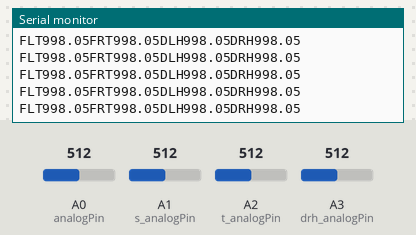
Recording of a sketch running on a simulated Arduino Uno, built with avr-gcc and run on an emulated ATmega328P. Shown: the last lines printed to the serial monitor. The inputs (shaded band) are chosen by the test bench; at power-on: A0 (analogPin) = 512, A1 (s_analogPin) = 512, A2 (t_analogPin) = 512, A3 (drh_analogPin) = 512.

Above: at 1.2 s.
1.3 s: A0 (analogPin) set to 498
At 2.3 s:
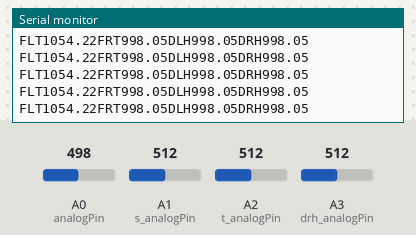
2.8 s: A1 (s_analogPin) set to 924
At 3.5 s:
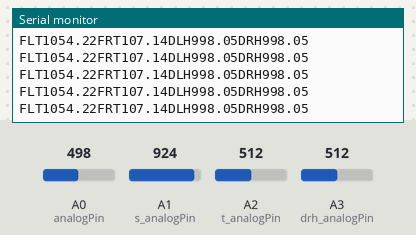
5.8 s: A1 (s_analogPin) set to 948
At 6.4 s:
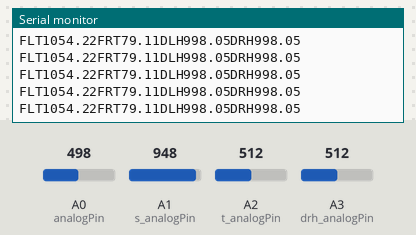
Timing chart, 0 to 8.2 s (numbered marks = the images above; inputs shaded):
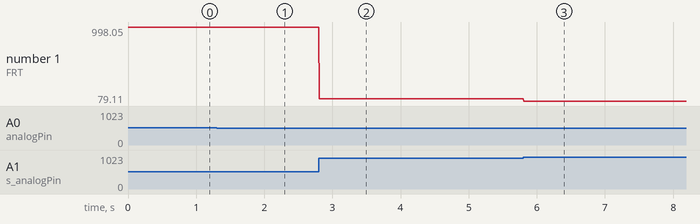

Measured:
- after the input at 1.3 s, the serial monitor: prints a new line at once (image 1)
- after the input at 2.8 s, the serial monitor: prints a new line at once (image 2)
- after the input at 5.8 s, the serial monitor: prints a new line at once (image 3)
- plotted number 1: 998.05 → 107.14 after the input at 2.8 s, 107.14 → 79.11 after the input at 5.8 s

The sketch:

senseability_arduino.ino
```cpp
int analogPin = 0;
int s_analogPin = 1;
int t_analogPin = 2;
int drh_analogPin = 3;

double r_cutoff = 100000;
double force_left_thumb = 0;
double force_right_thumb = 0;
double distance = 0;
double distance_right = 0;
double v_in = 5;
double r_m = 1000; //4700;
double maxinput = 1023;
double voltage_flt = 0;
double voltage_frt = 0;
double voltage_dist = 0;
double voltage_drh = 0;
double r_flt = 0;
double r_frt = 0;
double r_dist = 0;
double r_drh = 0;
String toSerial = "";

void setup() {
  // put your setup code here, to run once:
  Serial.begin(115200);
  pinMode(analogPin,INPUT);
  pinMode(s_analogPin,INPUT);
  pinMode(t_analogPin,INPUT);
  pinMode(drh_analogPin,INPUT);
}

void loop() {
  // put your main code here, to run repeatedly:
  force_left_thumb = (double) analogRead(analogPin); //Gets the voltage value from analog pin 0 (on a scale of 0 to 1023)
  force_right_thumb = (double) analogRead(s_analogPin); //Gets voltage value for second FSR
  distance = (double) analogRead(t_analogPin);
  distance_right = (double) analogRead(drh_analogPin);

  voltage_flt = force_left_thumb/maxinput*v_in; //Converts val to voltage in volts
  voltage_frt = force_right_thumb/maxinput*v_in;
  voltage_dist = distance/maxinput*v_in;
  voltage_drh = distance_right/maxinput*v_in;

  r_flt = r_m * v_in/voltage_flt - r_m; //Calculate resistance of FSR from voltage
  r_frt = r_m * v_in/voltage_frt - r_m;
  r_dist = r_m * v_in/voltage_dist - r_m;
  r_drh = r_m * v_in/voltage_drh - r_m;
  //Serial.println(r_flt);
  if (r_flt > r_cutoff)
  {
    r_flt = 0;
  }
  else if( r_flt < 0.0) //Ignore all resistance values above 100kohm
  {
    r_flt = 0;
  }
  if (r_frt > r_cutoff)
  {
    r_frt = 0;
  }
  if (r_frt < 0.0)
  {
    r_frt = 0;
  }
  if (r_dist < 0.0)
  {
    r_dist = 0;
  }
  else if (r_dist > r_cutoff)
  {
    r_dist = 0;
  }
  if (r_drh < 0.0)
  {
    r_drh = 0;
  }
  else if (r_drh > r_cutoff)
  {
    r_drh = 0;
  }
  toSerial = toSerial + "FLT" + (String) r_flt + "FRT" + (String) r_frt + "DLH" + (String) r_dist + "DRH" + (String) r_drh;
  Serial.println(toSerial);
  toSerial = "";
}
```
